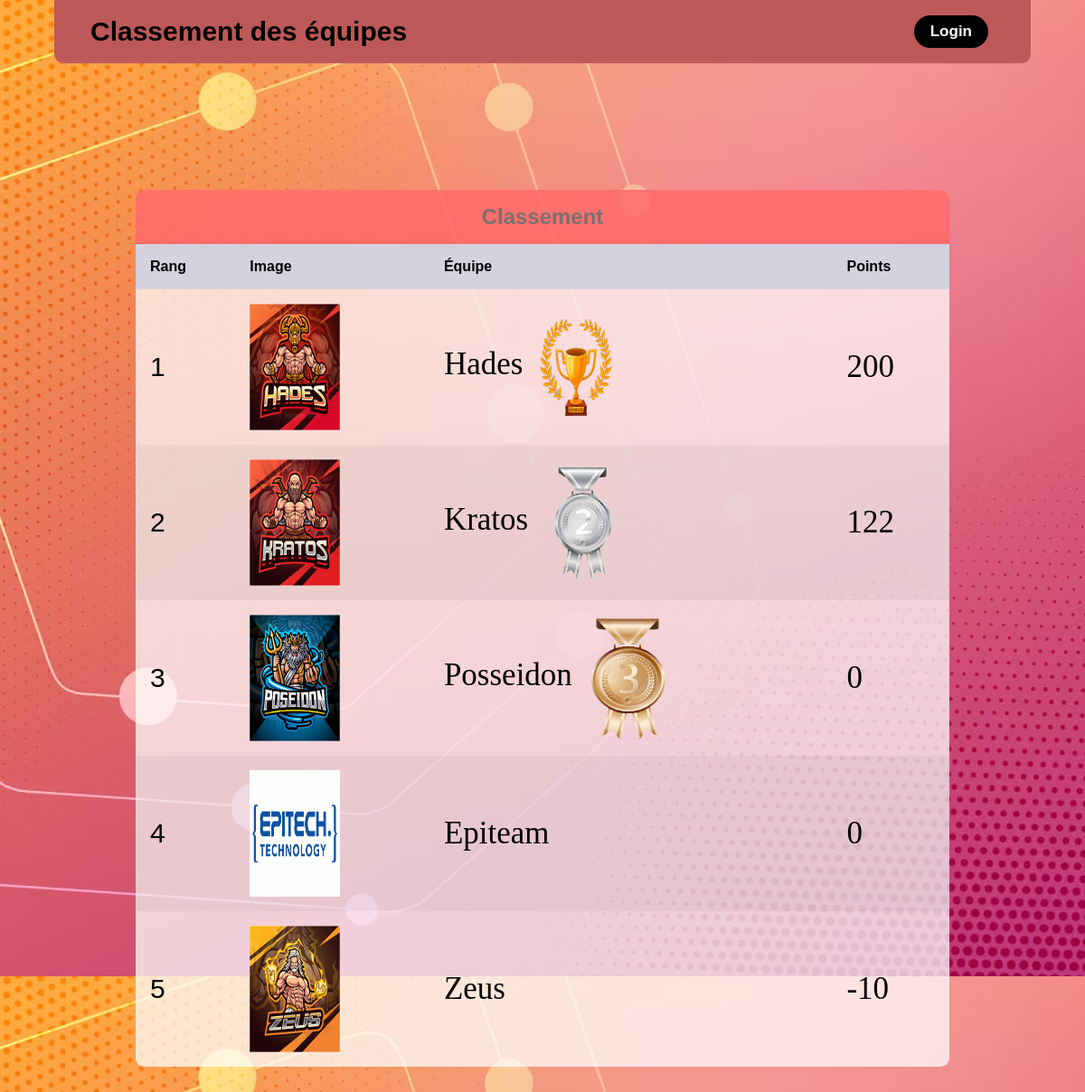
The app's page /, older data.
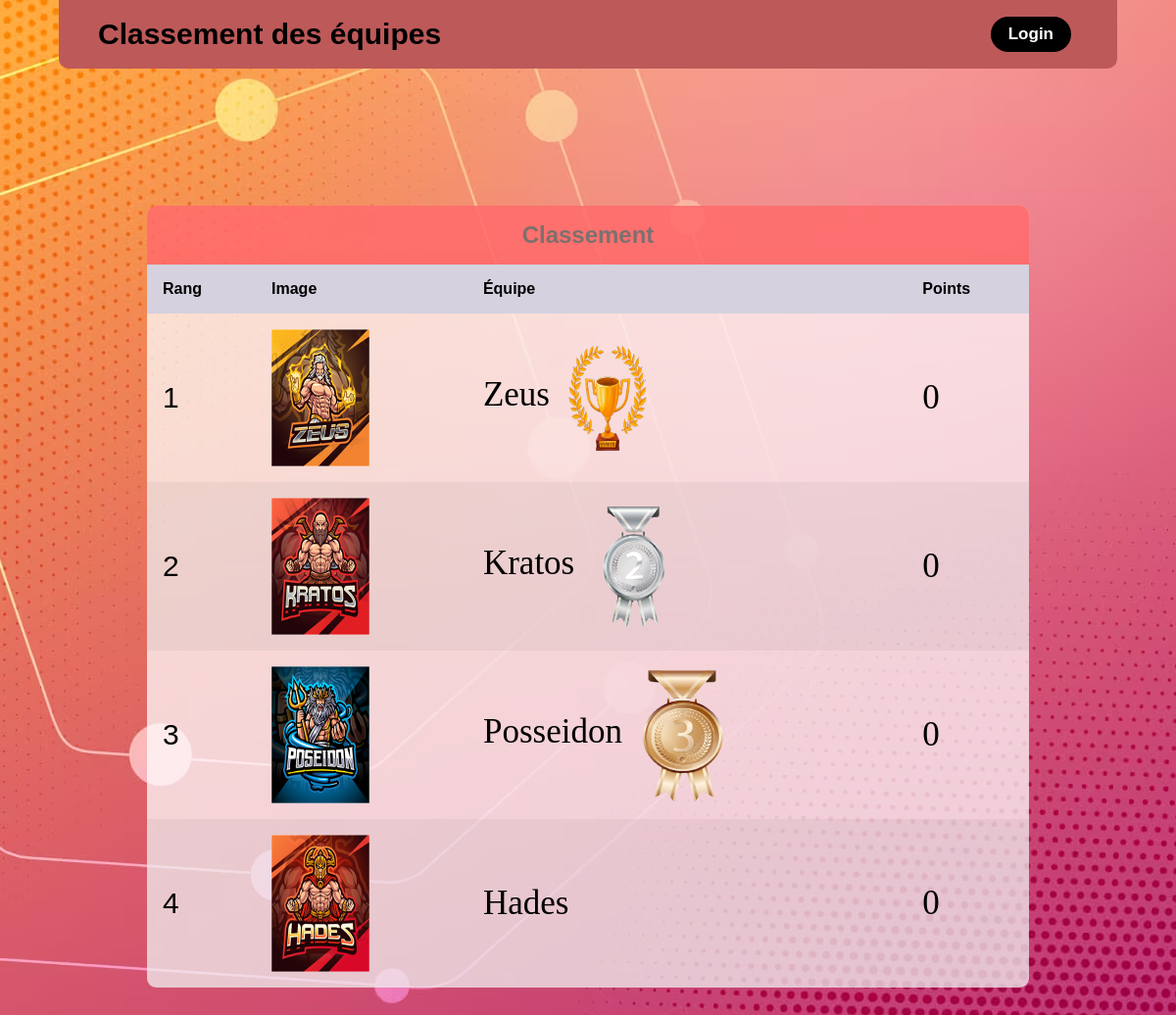
The same page, newer data.
### app.py (models this page shows, shortened)
class Team(db.Model):
    id = db.Column(db.Integer, primary_key=True)
    name = db.Column(db.String(100), unique=True, nullable=False)
    points = db.Column(db.Integer, nullable=False)
    image_path = db.Column(db.String(200))

### app.py (the view)
@app.route('/')
def leaderboard():
    teams = Team.query.order_by(Team.points.desc()).all()
    position = 1
    current_points = None
    for team in teams:
        if team.points != current_points:
            team.position = position
            current_points = team.points
        position += 1
    db.session.commit()
    return render_template('leaderboard.html', teams=teams)

### templates/leaderboard.html (shortened to what this page needs)
<!DOCTYPE html>
<html>
<head>
    <link rel="stylesheet" href="{{ url_for('static', filename='styles/leaderboard.css') }}">
</head>
<body>
    <header>
        <div class="logo">
            <h1>Classement des équipes</h1>
        </div>
        <nav>
            <ul>
                <li>
                    <a class="login" href="{{ url_for('login') }}">Login</a>
                </li>
            </ul>
        </nav>
    </header>
    <main class="table">
        <section class="table__body">
            <table class="background-table">
                <thead>
                    <tr>
                        <th>Classement</th>
                    </tr>
                </thead>
            </table>
            <table>
                <thead>
                    <tr>
                        <th>Rang</th>
                        <th>Image</th>
                        <th>Équipe</th>
                        <th>Points</th>
                    </tr>
                </thead>
                <tbody>
                    {% for team in teams %}
                    <tr>
                        <td class="classement">{{ loop.index }}</td>
                        <td><img src="{{ team.image_path }}" alt="{{ team.name }}" class="img-en-grand"></td>
                        <td class="t-name">
                            {{ team.name }}
                            {% if loop.index == 1 %}
                                <img src="{{ url_for('static', filename='images/winner.png') }}" alt="premier">
                            {% endif %}
                            {% if loop.index == 2 %}
                                <img src="{{ url_for('static', filename='images/deuxieme.png') }}" alt="deuxieme">
                            {% endif %}
                            {% if loop.index == 3 %}
                                <img src="{{ url_for('static', filename='images/troisieme.png') }}" alt="troisieme">
                            {% endif %}
                        </td>
                        <td class="t-points">{{ team.points }}</td>
                    </tr>
                    {% endfor %}
                </tbody>
            </table>
        </section>
    </main>
</body>
</html>

Row changes from the older to the newer data that the page shows:
removed Team: image_path (picture), name "Epiteam", points "0"
changed Team "Zeus": points "-10" → "0"; moves up the list
changed Team "Kratos": points "122" → "0"
changed Team "Hades": points "200" → "0"; moves down the list
